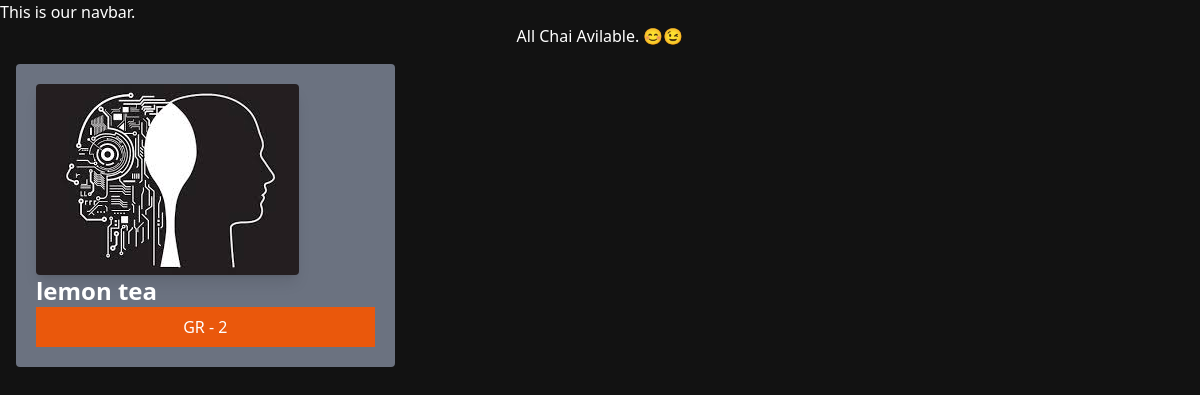
The app's page /chai/ with its own data.
### chai/models.py (models this page shows, shortened)
class ChaiVariety(models.Model):
    CHAI_TYPE_CHOICE = [
        ('ML', 'MASALA'),
        ('GR', 'GINGER'),
        ('KL', 'KIWI'),
        ('PL', 'PLAIN'),
        ('EL', 'ELACHI'),
    ]
    name = models.CharField(max_length=100)
    image = models.ImageField(upload_to='chais/')
    data_added = models.DateTimeField(default=timezone.now)
    type = models.CharField(max_length=2, choices=CHAI_TYPE_CHOICE)
    description = models.TextField(default="")

### chai/views.py (the view)
# urls.py: path('', views.all_chai, name= 'all_chai'),
def all_chai(request):
    chais = ChaiVariety.objects.all()
    return render(request, 'chai/all_chai.html', {'chais': chais})

### chai/templates/chai/all_chai.html (shortened to what this page needs)
{% extends "layout.html" %}
{% block content %}
<h1>All Chai Avilable. 😊😉</h1>
<div class="grid grid-cols-3 gap-4 m-4">
{% for chai in chais %}
<div class="chai-item bg-gray-500 p-5 rounded">
    <img class="rounded shadow-lg" src={{chai.image.url}} alt="" srcset="">
    <h3 class="text-2xl font-bold">{{chai.name}}</h3>
    <a href="{% url 'chai_detail' chai.id %}" target="_blank" rel="noopener noreferrer">
        <button type="button" class="inline-flex items-center w-[100%] justify-center px-4 py-2 bg-orange-600 text-white">
            {{chai.type}} - {{chai.id}}
        </button>
    </a>
</div>
{% endfor %}
</div>
{% endblock %}

### static/style.css (style rules this page uses)
body { background-color: #121212; color: white; }
h1 { text-align: center; font-size: 2em; }

### records on screen
ChaiVariety: image (picture), name "lemon tea", type "GR", id "2"
